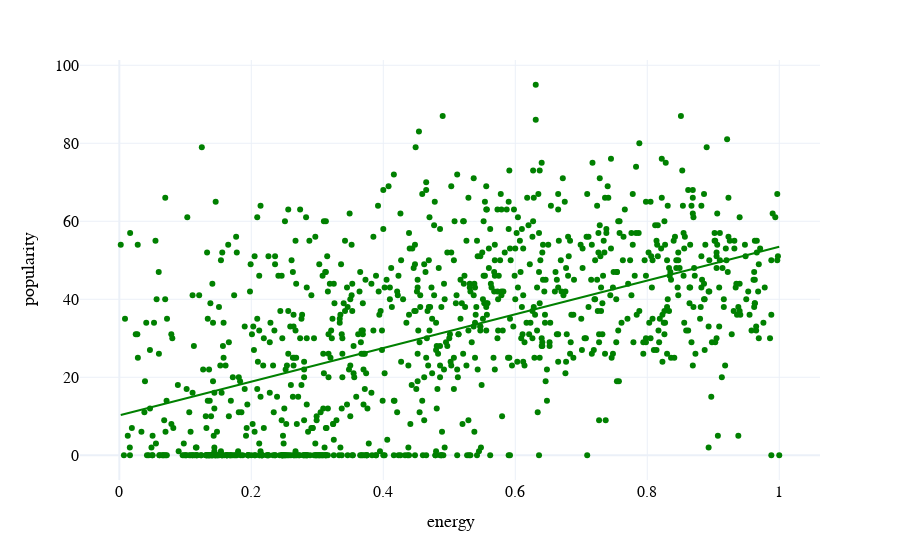

Source (notebook cell):
### Markdown cell above
Github Link to Graph 1: https://github.com/jainapurva2010/ds3000-songpopularity-fp/blob/main/acousticness_popularity_graph1.png                                    
Interpretation of Graph 1: This graph shows a slight negative correlation between acousticness and popularity, meaning that as the acousticness of a track heightens, its popularity decreases.

### Code cell
fig2 = px.scatter(sample_data, x= 'energy' , y='popularity', 
                 template= "plotly_white", trendline = 'ols',
                 labels = {"x": "energy", "y": "popularity"})
fig2.update_xaxes(title_font={"size":18, "family": "Gravitas", "color":"black"}, 
                 tickfont = {"size":16, "family": "Gravitas", "color":"black"})
fig2.update_yaxes(title_font={"size":18, "family": "Gravitas", "color":"black"}, 
                            tickfont = {"size":16, "family": "Gravitas", "color":"black"})
fig2.update_traces(marker_color = 'green')
fig2.show()

### Figure 1 — Plotly figure (JSON) as saved in the notebook; plotly's stock layout.template omitted (floating-point values rounded to 4 significant figures; data arrays with more than 128 entries replaced by an {"elided": "..."} marker saying what was removed)
{"data": [{"hovertemplate": "energy=%{x}<br>popularity=%{y}<extra></extra>", "legendgroup": "", "marker": {"color": "green", "symbol": "circle"}, "mode": "markers", "name": "", "showlegend": false, "type": "scatter", "x": {"elided": "1000 float values"}, "xaxis": "x", "y": {"elided": "1000 int values"}, "yaxis": "y"}, {"hovertemplate": "<b>OLS trendline</b><br>popularity = 43.2441 * energy + 10.2177<br>R<sup>2</sup>=0.275031<br><br>energy=%{x}<br>popularity=%{y} <b>(trend)</b><extra></extra>", "legendgroup": "", "marker": {"color": "green", "symbol": "circle"}, "mode": "lines", "name": "", "showlegend": false, "type": "scatter", "x": {"elided": "1000 float values"}, "xaxis": "x", "y": {"elided": "1000 float values"}, "yaxis": "y"}], "layout": {"legend": {"tracegroupgap": 0}, "margin": {"t": 60}, "xaxis": {"anchor": "y", "domain": [0, 1], "tickfont": {"color": "black", "family": "Gravitas", "size": 16}, "title": {"font": {"color": "black", "family": "Gravitas", "size": 18}, "text": "energy"}}, "yaxis": {"anchor": "x", "domain": [0, 1], "tickfont": {"color": "black", "family": "Gravitas", "size": 16}, "title": {"font": {"color": "black", "family": "Gravitas", "size": 18}, "text": "popularity"}}}}
